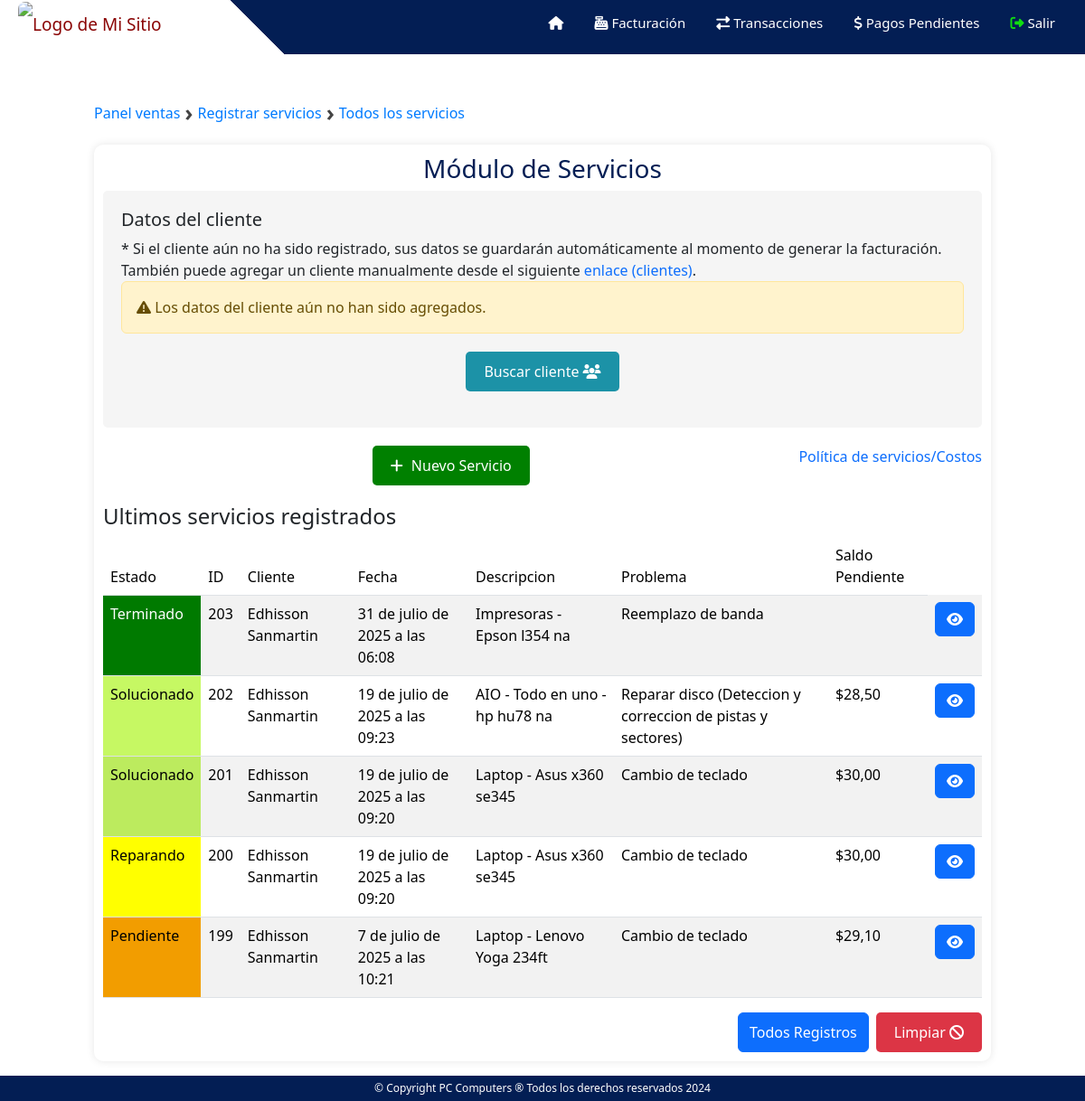
The app's page /ventas/registro_servicios (signed in), older data.
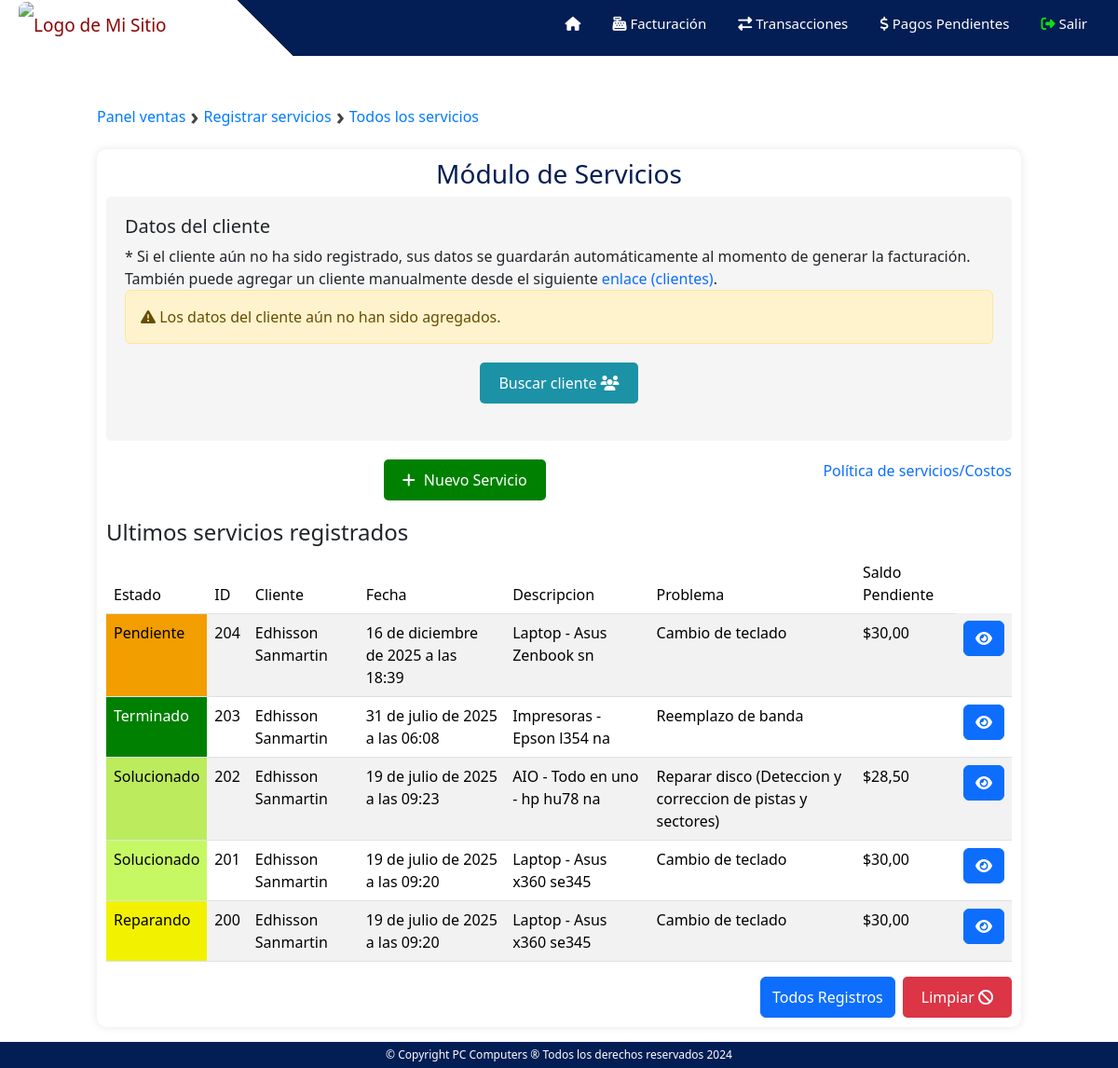
The same page, newer data.
### ventas/models.py (models this page shows)
class Servicio(models.Model):
    usuario = models.ForeignKey(User, on_delete=models.CASCADE)
    fecha_ingreso = models.DateTimeField(auto_now_add=True)
    fecha_entrega = models.DateTimeField(blank=True, null=True)
    tipo_servicio = models.CharField(max_length=100)
    equipo = models.CharField(max_length=100)
    marca = models.CharField(max_length=100)
    modelo = models.CharField(max_length=100)
    serie = models.CharField(max_length=100)
    descripcion_problema = models.TextField()
    solucion = models.TextField(blank=True, null=True)
    tecnico_asignado = models.CharField(max_length=100)
    usuario_recepta = models.CharField(max_length=100)
    costo = models.DecimalField(max_digits=10, decimal_places=2,blank=True, null=True)
    costo_sin_descuento = models.DecimalField(max_digits=10, decimal_places=2,blank=True, null=True)
    abonado = models.DecimalField(max_digits=10, decimal_places=2,blank=True, null=True)
    saldo = models.DecimalField(max_digits=10, decimal_places=2,blank=True, null=True)
    estado = models.CharField(max_length=15, default='pendiente')#el otro estado es terminado
    numero_reparacion = models.IntegerField(blank=True, null=True)

### ventas/decorators.py (the view)
    def wrapped_view(request, *args, **kwargs):
        if request.user.is_authenticated and request.user.groups.filter(name='Vendedores').exists():
            return view_func(request, *args, **kwargs)
        else:
            return redirect('/')

### ventas/models.py (called while the page is built)
    def __str__(self):
        return self.nombre

### templates/registro_servicios.html (shortened to what the changed rows need)
{% extends "ventas.html" %}
{% block content %}
{% load static %}
<div class="container-inicio">
    {%if caja.estado == 'abierta' %}
    <div class="seccion-productos">
    <table class="table table-striped" id="tabla-productos">
            <thead>
            <tr>
                <th scope="col">Estado</th>
                <th scope="col">ID </th>
                <th scope="col">Cliente</th>
                <th scope="col">Fecha</th>
                <th scope="col">Descripcion</th>
                <th scope="col">Problema</th>
                <th scope="col">Saldo Pendiente</th>
            </tr>
            </thead>
            <tbody id="productos-tbody">
            {% for servicioT in registros%}
                <tr>
                    {% if servicioT.estado == 'pendiente'%}
                        <td style="background-color: orange; color: black;">Pendiente</td>
                    {% elif servicioT.estado == 'revision' %}
                        <td style="background-color: blue; color: white;">En revisión</td>
                    {% elif servicioT.estado == 'reparando' %}
                        <td style="background-color: yellow; color: black;">Reparando</td>
                    {% elif servicioT.estado == 'solucionado' %}
                        <td style="background-color: #C6F863; color: black;">Solucionado</td>
                    {% elif servicioT.estado == 'terminado' %}
                        <td style="background-color: green; color: white;">Terminado</td>
                    {% else %}
                        <td style="background-color: red; color: white;">Anulado</td>
                    {% endif %}
                    <td scope="col">{{servicioT.id}}</td>
                    <td scope="col">{{servicioT.usuario.first_name}} {{servicioT.usuario.last_name}}</td>
                    <td scope="col">{{servicioT.fecha_ingreso}}</td>
                    <td scope="col">{{servicioT.equipo}} - {{servicioT.marca}} {{servicioT.modelo}} {{servicioT.serie}}</td>
                    <td scope="col">{{servicioT.descripcion_problema}}</td>
                    {% if servicioT.estado == 'pendiente' or  servicioT.estado == 'revision' or  servicioT.estado == 'reparando' or  servicioT.estado == 'solucionado'%}
                        <td scope="col">${{servicioT.saldo}}</td>
                    {% else %}
                        <td scope="col"></td>
                    {% endif %}
                    <td scope="col"><button type="button" class="btn btn-primary abrir-modal" data-toggle="modal" data-target="#miModalBusqueda{{ servicioT.id }}"><i class="fa-solid fa-eye"></i></button></td>
                </tr>
            {%endfor%}
            </tbody>
        </table>
    </div>
    {%else%}
    <div class="alerta">
        <p class="alerta-icono"><i class="fa-solid fa-ban"></i></p>
        <p class="alerta-leyenda">Por favor solicita a tu supervisor que inicialice la caja para aperturar el módulo de Facturación y realizar ventas.</p>
    </div>
    {%endif%}
</div>
{% endblock %}

Row changes from the older to the newer data that the page shows:
no longer on this page (row unchanged): Servicio: estado "Pendiente", id "199", usuario.first_name "Edhisson", usuario.last_name "Sanmartin", fecha_ingreso "7 de julio de 2025 a las 10:21", equipo "Laptop", marca "Lenovo", modelo "Yoga", serie "234ft", descripcion_problema "Cambio de teclado", saldo "29,10"
added Servicio: estado "Pendiente", id "204", usuario.first_name "Edhisson", usuario.last_name "Sanmartin", fecha_ingreso "16 de diciembre de 2025 a las 18:39", equipo "Laptop", marca "Asus", modelo "Zenbook", serie "sn", descripcion_problema "Cambio de teclado", saldo "30,00"
